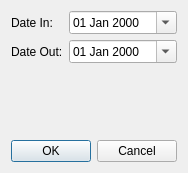
<?xml version="1.0" encoding="UTF-8"?>
<ui version="4.0">
 <class>Attendance_NewDateRange</class>
 <widget class="QDialog" name="Attendance_NewDateRange">
  <property name="geometry">
   <rect>
    <x>0</x>
    <y>0</y>
    <width>185</width>
    <height>173</height>
   </rect>
  </property>
  <property name="windowTitle">
   <string>New Date Range</string>
  </property>
  <layout class="QVBoxLayout" name="verticalLayout">
   <item>
    <layout class="QGridLayout" name="gridLayout">
     <item row="0" column="0">
      <widget class="QLabel" name="label">
       <property name="text">
        <string>Date In:</string>
       </property>
      </widget>
     </item>
     <item row="0" column="1">
      <widget class="QDateEdit" name="dtpDateIn">
       <property name="sizePolicy">
        <sizepolicy hsizetype="Minimum" vsizetype="Fixed">
         <horstretch>1</horstretch>
         <verstretch>0</verstretch>
        </sizepolicy>
       </property>
       <property name="displayFormat">
        <string>dd MMM yyyy</string>
       </property>
       <property name="calendarPopup">
        <bool>true</bool>
       </property>
      </widget>
     </item>
     <item row="1" column="0">
      <widget class="QLabel" name="label_2">
       <property name="text">
        <string>Date Out:</string>
       </property>
      </widget>
     </item>
     <item row="1" column="1">
      <widget class="QDateEdit" name="dtpDateOut">
       <property name="displayFormat">
        <string>dd MMM yyyy</string>
       </property>
       <property name="calendarPopup">
        <bool>true</bool>
       </property>
      </widget>
     </item>
    </layout>
   </item>
   <item>
    <spacer name="verticalSpacer">
     <property name="orientation">
      <enum>Qt::Vertical</enum>
     </property>
     <property name="sizeHint" stdset="0">
      <size>
       <width>20</width>
       <height>69</height>
      </size>
     </property>
    </spacer>
   </item>
   <item>
    <widget class="QDialogButtonBox" name="buttonBox">
     <property name="orientation">
      <enum>Qt::Horizontal</enum>
     </property>
     <property name="standardButtons">
      <set>QDialogButtonBox::Cancel|QDialogButtonBox::Ok</set>
     </property>
    </widget>
   </item>
  </layout>
 </widget>
 <resources/>
 <connections>
  <connection>
   <sender>buttonBox</sender>
   <signal>accepted()</signal>
   <receiver>Attendance_NewDateRange</receiver>
   <slot>accept()</slot>
   <hints>
    <hint type="sourcelabel">
     <x>248</x>
     <y>254</y>
    </hint>
    <hint type="destinationlabel">
     <x>157</x>
     <y>274</y>
    </hint>
   </hints>
  </connection>
  <connection>
   <sender>buttonBox</sender>
   <signal>rejected()</signal>
   <receiver>Attendance_NewDateRange</receiver>
   <slot>reject()</slot>
   <hints>
    <hint type="sourcelabel">
     <x>316</x>
     <y>260</y>
    </hint>
    <hint type="destinationlabel">
     <x>286</x>
     <y>274</y>
    </hint>
   </hints>
  </connection>
 </connections>
</ui>
